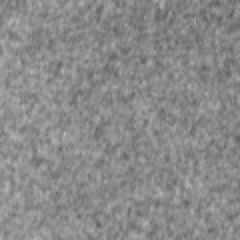
#> input picture dataset/DATASET-Train-augmented-120/BioStone/GeoTechnik-V4-SM/S12_0_9900_p5_5_p2_4.png, 120 x 120 px, given as the content of the folder is/master_thesis/dataset/DATASET-Train-augmented-120/battery, which was not available (shown 2 times larger)
$ python datafliter.py   (older library calls are emulated)
#> lines starting #> are read from the running program, lines starting #| are printed output that depends on the picture; pictures that were not available may be replaced by others from this repository, and a replacement may not be noted
import pandas as pd
import numpy as np
#import matplotlib.pyplot as plt
import scipy.misc
import cv2
import os
train_dir="/home/liuyn/masterthesis/master_thesis/dataset/DATASET-Train-augmented-120"
test_dir="/home/liuyn/masterthesis/master_thesis/dataset/DATASET-Test-120"

def new_psnr(input,output):

    mse=np.mean((input-output)**2)
    psnr = (255**2)/mse
    psnr = 10 * np.log10(psnr)

    """
    x = tf.placeholder(tf.float32,[120,120])
    y = tf.placeholder(tf.float32,[120,120])
    mse = tf.reduce_mean(tf.squared_difference(x,y))
    PSNR = tf.constant(255**2,dtype=tf.float32)/mse
    PSNR = tf.constant(10,dtype=tf.float32)*utils.log10(PSNR)

    with tf.Session() as sess:
        psnr=sess.run(PSNR,feed_dict={x:input,y:output})
    """
    return psnr


for data_dir in [train_dir]:
    dataset={}
    for item in ['battery','BioStone','PCB']:
        img_set=[]
        for files in os.listdir(data_dir+"//"+str(item)):
            for img in os.listdir(data_dir+"//"+str(item)+"//"+str(files)):
                image=scipy.misc.imread(data_dir+"//"+str(item)+"//"+str(files)+"//"+str(img))
#> image is the input picture: shape (120, 120); min 92, max 179, mean 137.6
                img_set.append(image)
        dataset[item]=img_set
    if data_dir == train_dir:
        print("train extraction compeleted")
    else :
        print("test extraction compeleted")

    save_dir=data_dir+'//new_set_3//'

    for name in dataset.keys():
        temp_set=[0]
        os.makedirs(save_dir+str(name))
        if name == 'battery':
           for index,img in enumerate(dataset[name]):
               mark = 0
               if np.var(img) > 40:
                   for new_index in temp_set[::-1]:
                       new_img=dataset[name][new_index]
                       psnr=new_psnr(new_img,img)
                       if psnr > 29.8:
                           mark = 1
                           break
                   if mark == 1:
                       mark = 0
                       continue
                   cv2.imwrite(save_dir+str(name)+"//"+str(index)+".png",img)
                   temp_set.append(index)
        elif name == 'BioStone':
            for index,img in enumerate(dataset[name]):
                mark = 0
                if np.var(img) > 100:
                   for new_index in temp_set[::-1]:
                       new_img=dataset[name][new_index]
                       psnr=new_psnr(new_img,img)
                       if psnr > 28.5:
                           mark = 1
                           break
                   if mark == 1:
                       mark = 0
                       continue
                   cv2.imwrite(save_dir+str(name)+"//"+str(index)+".png",img)
                   temp_set.append(index)
        elif name == 'PCB':
            for index,img in enumerate(dataset[name]):
                mark = 0
                if np.var(img) > 25:
                   for new_index in temp_set[::-1]:
                       new_img=dataset[name][new_index]
                       psnr=new_psnr(new_img,img)
                       if psnr > 28.8:
                           mark = 1
                           break
                   if mark == 1:
                       mark = 0
                       continue
                   cv2.imwrite(save_dir+str(name)+"//"+str(index)+".png",img)
                   temp_set.append(index)
#> this loop made 3 passes
#> name on passes 1 to 3: 'battery', 'BioStone', 'PCB'
#> pass 2, `cv2.imwrite(save_dir+str(name)+"//"+str(index)+".png",img)`:
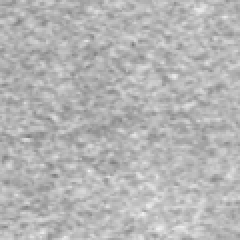
#> saved as 1.png: shape (120, 120) (shown 2 times larger); min 123, max 240, mean 181.1
#> pass 2, `cv2.imwrite(save_dir+str(name)+"//"+str(index)+".png",img)`:
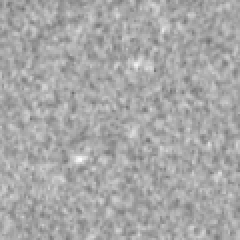
#> saved as 2.png: shape (120, 120) (shown 2 times larger); min 112, max 253, mean 167.7
#> pass 2, `cv2.imwrite(save_dir+str(name)+"//"+str(index)+".png",img)`:
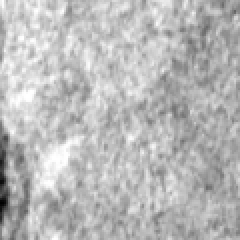
#> saved as 3.png: shape (120, 120) (shown 2 times larger); min 0, max 255, mean 185

$ run again, on dataset/DATASET-Train-augmented-120/BioStone/GeoTechnik-V4V5-SM/S17_0_4993_p7_5_p3_4.png
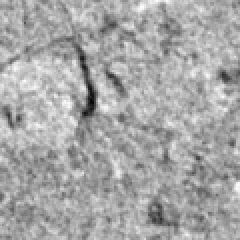
#> input picture dataset/DATASET-Train-augmented-120/BioStone/GeoTechnik-V4V5-SM/S17_0_4993_p7_5_p3_4.png, 120 x 120 px, given as the content of the folder is/master_thesis/dataset/DATASET-Train-augmented-120/battery, which was not available (shown 2 times larger)
#> image is the input picture: shape (120, 120); min 5, max 254, mean 166.9
#> the loop `for name in dataset.keys():` made 3 passes
#> name on passes 1 to 3: 'battery', 'BioStone', 'PCB'
#> pass 2, `cv2.imwrite(save_dir+str(name)+"//"+str(index)+".png",img)`:
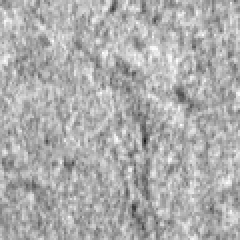
#> saved as 5.png: shape (120, 120) (shown 2 times larger); min 22, max 254, mean 173.6

$ run again, on dataset/DATASET-Train-augmented-120/BioStone/GeoTechnik-V4V5-SM/S2_0_2657_p2_4_p4_4.png
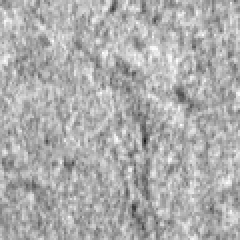
#> input picture dataset/DATASET-Train-augmented-120/BioStone/GeoTechnik-V4V5-SM/S2_0_2657_p2_4_p4_4.png, 120 x 120 px, given as the content of the folder is/master_thesis/dataset/DATASET-Train-augmented-120/battery, which was not available (shown 2 times larger)
#> image is the input picture: shape (120, 120); min 22, max 254, mean 173.6
#> the loop `for name in dataset.keys():` made 3 passes
#> name on passes 1 to 3: 'battery', 'BioStone', 'PCB'
#> pass 2, `cv2.imwrite(save_dir+str(name)+"//"+str(index)+".png",img)`:
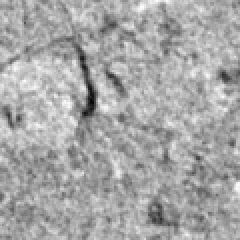
#> saved as 4.png: shape (120, 120) (shown 2 times larger); min 5, max 254, mean 166.9

$ run again, on dataset/DATASET-Train-augmented-120/BioStone/stonewithoutwater/S18_0_3634_p4_4_p4_2.png
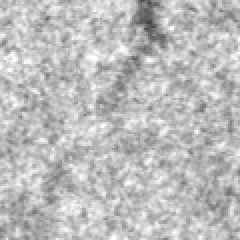
#> input picture dataset/DATASET-Train-augmented-120/BioStone/stonewithoutwater/S18_0_3634_p4_4_p4_2.png, 120 x 120 px, given as the content of the folder is/master_thesis/dataset/DATASET-Train-augmented-120/battery, which was not available (shown 2 times larger)
#> image is the input picture: shape (120, 120); min 65, max 255, mean 188.2
#> the loop `for name in dataset.keys():` made 3 passes
#> name on passes 1 to 3: 'battery', 'BioStone', 'PCB'
#> pass 2, `cv2.imwrite(save_dir+str(name)+"//"+str(index)+".png",img)`:
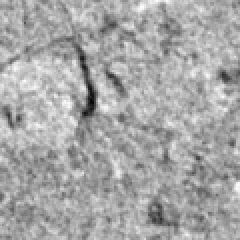
#> saved as 4.png: shape (120, 120) (shown 2 times larger); min 5, max 254, mean 166.9
